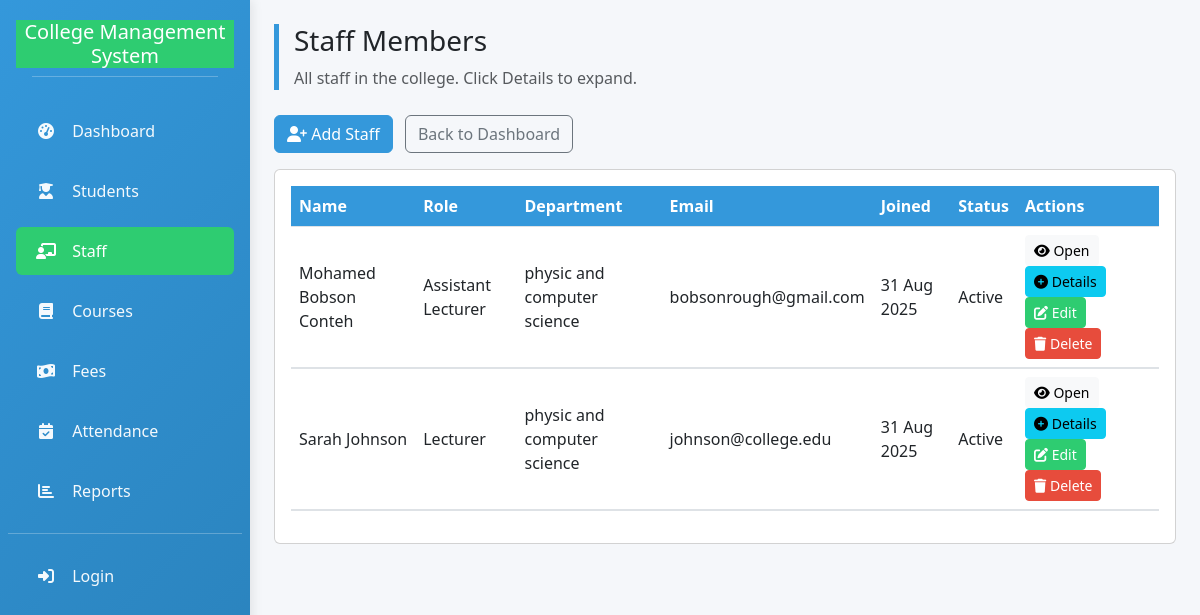
Page /staff/ on the committed database.
### college_db/models.py (models this page shows, shortened)
class Staff(models.Model):
    college = models.ForeignKey(College, on_delete=models.CASCADE)
    first_name = models.CharField(max_length=120)
    last_name = models.CharField(max_length=120)
    email = models.EmailField(blank=True)
    phone = models.CharField(max_length=50, blank=True)
    role = models.CharField(max_length=120)  # e.g., Lecturer, Admin
    department = models.CharField(max_length=200, blank=True, null=True)
    date_joined = models.DateField(default=timezone.now)
    status = models.CharField(max_length=20, choices=STATUS_CHOICES, default='active')
    qualifications = models.TextField(blank=True, null=True)
    timetable = models.TextField(blank=True, null=True)
    assigned_courses = models.TextField(blank=True, null=True)

### college_db/views.py (the view)
# urls.py: path("staff/", views.view_staff, name="view_staff"),   # list of staff
def view_staff(request):
   staffs = Staff.objects.select_related("college").all().order_by('first_name')
   return render(request, 'college_db/view_staff_members.html', {'staffs': staffs})

### college_db/models.py (called while the page is built)
    def __str__(self):
        return self.name

### college_db/templates/college_db/view_staff_members.html (shortened to what this page needs)
{% extends 'college_db/base.html' %}
{% block content %}
<div class="page-header">
  <h3>Staff Members</h3>
  <p class="text-muted">All staff in the college. Click Details to expand.</p>
</div>
<div class="mb-3 d-flex justify-content-between">
  <div>
    <a href="{% url 'add_staff' %}" class="btn btn-primary"><i class="fas fa-user-plus"></i> Add Staff</a>
    <a href="{% url 'dashboard' %}" class="btn btn-outline-secondary ms-2">Back to Dashboard</a>
  </div>
</div>
<div class="card p-3">
  <div class="table-responsive">
    <table class="table align-middle">
      <thead>
        <tr>
          <th>Name</th>
          <th>Role</th>
          <th>Department</th>
          <th>Email</th>
          <th>Joined</th>
          <th>Status</th>
          <th>Actions</th>
        </tr>
      </thead>
      <tbody>
        {% for s in staffs %}
        <tr>
          <td>{{ s.first_name }} {{ s.last_name }}</td>
          <td>{{ s.role }}</td>
          <td>{{ s.department }}</td>
          <td>{{ s.email|default:"-" }}</td>
          <td>{{ s.date_joined|date:"j M Y" }}</td>
          <td>{{ s.status|capfirst }}</td>
          <td>
            <a class="btn btn-sm btn-light" href="{% url 'view_staff_member' s.id %}"><i class="fas fa-eye"></i> Open</a>
            <button class="btn btn-sm btn-info" data-bs-toggle="collapse" data-bs-target="#staffDetails{{ s.id }}">
              <i class="fas fa-plus-circle toggle-icon"></i> Details
            </button>
            <a href="{% url 'edit_staff' s.id %}" class="btn btn-sm btn-success"><i class="fas fa-edit"></i> Edit</a>
            <a href="{% url 'delete_staff' s.id %}" class="btn btn-sm btn-danger"><i class="fas fa-trash"></i> Delete</a>
          </td>
        </tr>
        <tr>
          <td colspan="7" class="p-0">
          </td>
        </tr>
        {% empty %}
        <tr><td colspan="7" class="text-center text-muted">No staff members found.</td></tr>
        {% endfor %}
      </tbody>
    </table>
  </div>
</div>
{% endblock %}

### college_db/templates/college_db/base.html (style rules this page uses)
:root { --primary: #3498db; --secondary: #2ecc71; --accent: #e74c3c; --light: #f8f9fa; --dark: #34495e; --warning: #f39c12; --info: #17a2b8; }
body { background-color: #f5f7fa; font-family: 'Segoe UI', Tahoma, Geneva, Verdana, sans-serif; }
.page-header { border-left: 5px solid var(--primary); padding-left: 15px; margin-bottom: 25px; }
.btn-primary { background-color: var(--primary); border-color: var(--primary); }
.btn-success { background-color: var(--secondary); border-color: var(--secondary); }
.btn-danger { background-color: var(--accent); border-color: var(--accent); }
.table thead th { background-color: var(--primary); color:#fff; }

### rows in the picture
Staff: first_name "Mohamed Bobson", last_name "Conteh", role "Assistant Lecturer", department "physic and computer science", email "bobsonrough@gmail.com", date_joined "31 Aug 2025", status "Active"
Staff: first_name "Sarah", last_name "Johnson", role "Lecturer", department "physic and computer science", email "johnson@college.edu", date_joined "31 Aug 2025", status "Active"
